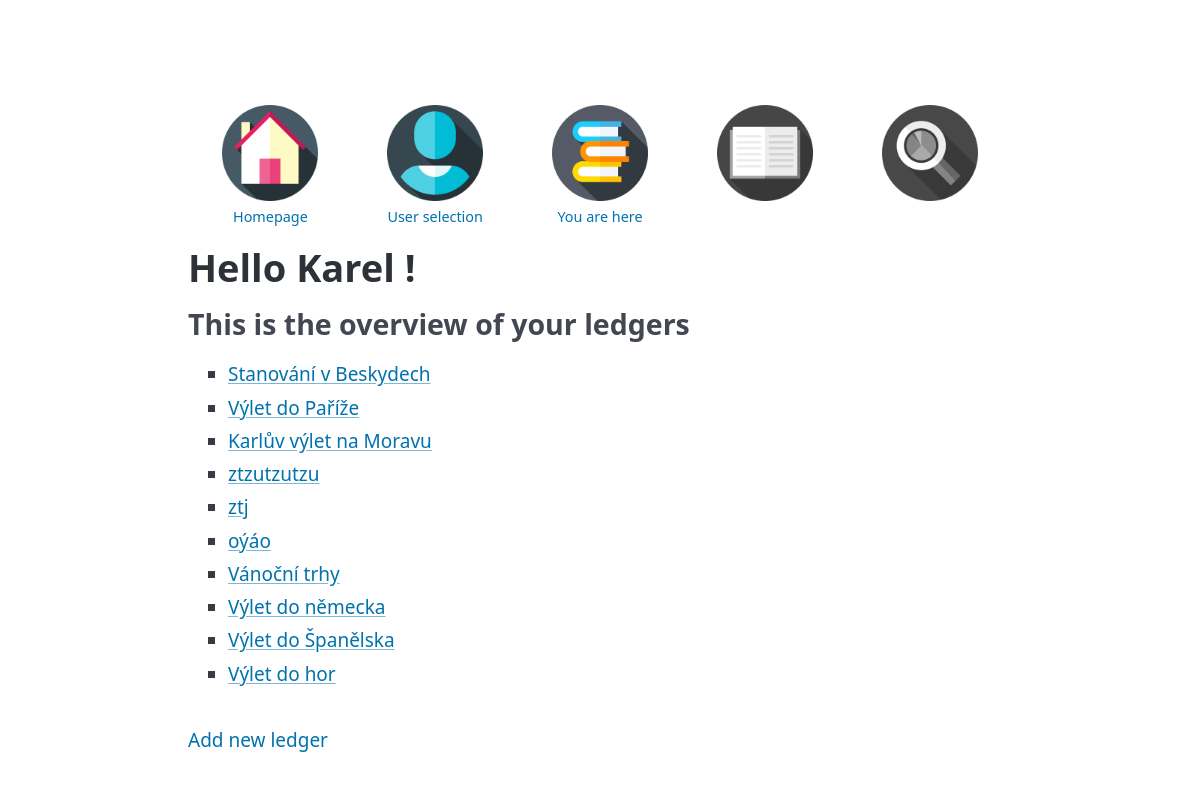
The page /list_of_ledgers/1/ on the database as committed earlier.
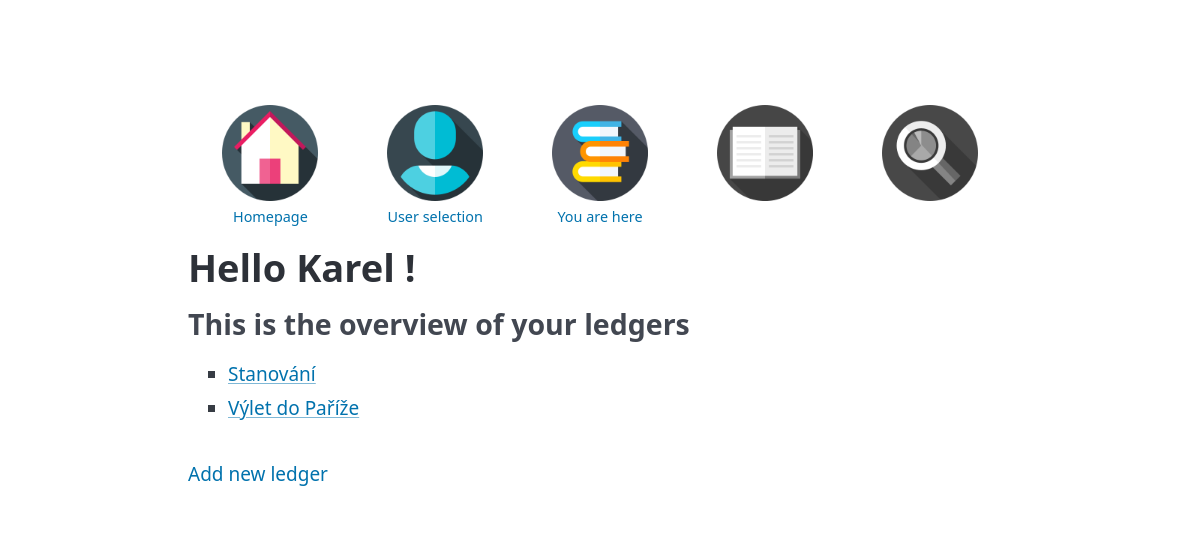
The same page on the database as committed later.
### Bill_2_split/models.py (models this page shows, shortened)
class AbstractBase(models.Model):
    name = models.CharField(max_length=100)
    slug = models.SlugField(max_length=100, blank=True)
    desc = models.CharField(max_length=2000, blank=True)
    class Meta:
        abstract = True

class User(AbstractBase):
    email = models.CharField(max_length=50, blank=True)
    password = models.CharField(max_length=50, blank=True)

class Ledger(AbstractBase):
    user = models.ForeignKey(User, on_delete=models.PROTECT)

### Bill_2_split/views.py (the view)
class ListOfLedgersView(generic.TemplateView):
    template_name = 'Bill_2_split/list_of_ledgers.html'
    title = 'List of ledgers'
    def get_context_data(self, **kwargs):
        context = super().get_context_data(**kwargs)
        user_id = self.kwargs.get('user_pk')
        user = User.objects.get(pk=user_id)  # získej uživatele podle pk
        context['user'] = user
        context['ledgers'] = Ledger.objects.filter(payment__relation__user=user).distinct()  # vyfiltruj ledgery pro daného uživatele
        return context

### Bill_2_split/templates/Bill_2_split/list_of_ledgers.html
{% extends 'Bill_2_split/_base.html' %}
{% block Bill_2_split_content %}
{% load static %}
<nav id="horni-nav">
    <ul><li><a href="{% url 'Bill_2_split:IndexView' %}">
            <img src="{% static 'Bill_2_split/icons/home_page.png' %}"><span>Homepage</span></a></li>
        <li><a href="{% url 'Bill_2_split:UserView' %}">
            <img src="{% static 'Bill_2_split/icons/user.png' %}"><span>User selection</span></a></li>
        <li><a href="{% url 'Bill_2_split:ListOfLedgersView' user.pk %}">
            <img src="{% static 'Bill_2_split/icons/ledgers.png' %}"><span>You are here</span></a></li>
        <li><a href=""><img src="{% static 'Bill_2_split/icons/bw_ledger.png' %}"></a></li>
        <li><a href=""><img src="{% static 'Bill_2_split/icons/bw_glass.png' %}"></a></li>
    </ul>
</nav>
<h1>
    Hello <strong>{{ user.name }} </strong>!
</h1>
<h3>
    This is the overview  of your ledgers
</h3>
<ul>
    {% for ledger in ledgers %}
    <li>
        <a href="{% url 'Bill_2_split:LedgerDetailView' ledger.pk user.pk %}"> {{ ledger.name }} </a>
    </li>
    {% endfor %}
</ul>
<nav>
    <ul>
        <li>
            <a href="{% url 'Bill_2_split:LedgerAddView' user.pk %}"> Add new ledger</a>
        </li>
    </ul>
</nav>
{% endblock %}

### Bill_2_split/templates/Bill_2_split/_base.html (shortened to what this page needs)
<!DOCTYPE html>
{% load static %}
<html lang="en">
<head>
    <link rel="stylesheet" href="{% static 'Bill_2_split/pico.min.css' %}">
    <link rel="stylesheet" href="{% static 'Bill_2_split/base.css' %}">
</head>
<body>
    <main class="container">
        {% block Bill_2_split_content %}
        {% endblock %}
    </main>
</body>
</html>

### Bill_2_split/static/Bill_2_split/base.css (style rules this page uses)
body { max-width: 75%; margin: 0 auto; padding: 2rem; }
#horni-nav { display: flex; justify-content: space-around; align-items: center; }
#horni-nav ul { list-style-type: none; margin: 0; padding: 0; display: flex; justify-content: space-around; width: 100%; align-items: flex-start; }
#horni-nav ul li { text-align: center; display: flex; flex-direction: column; align-items: center; width: 20%; height: 20%; }
#horni-nav ul li a { display: flex; flex-direction: column; align-items: center; }
#horni-nav ul li img { width: 8vw; height: 8vw; transition: width 0.2s ease-in-out, height 0.2s ease-in-out; }
#horni-nav ul li span { font-size: 1.2vw; margin-top: 5px; }

Rows that differ between the two databases and show on the page:
removed Ledger: name "Karlův výlet na Moravu"
removed Ledger: name "ztzutzutzu"
removed Ledger: name "ztj"
removed Ledger: name "oýáo"
removed Ledger: name "Vánoční trhy"
removed Ledger: name "Výlet do německa"
removed Ledger: name "Výlet do Španělska"
removed Ledger: name "Výlet do hor"
changed Ledger: name "Stanování v Beskydech" → "Stanování"
